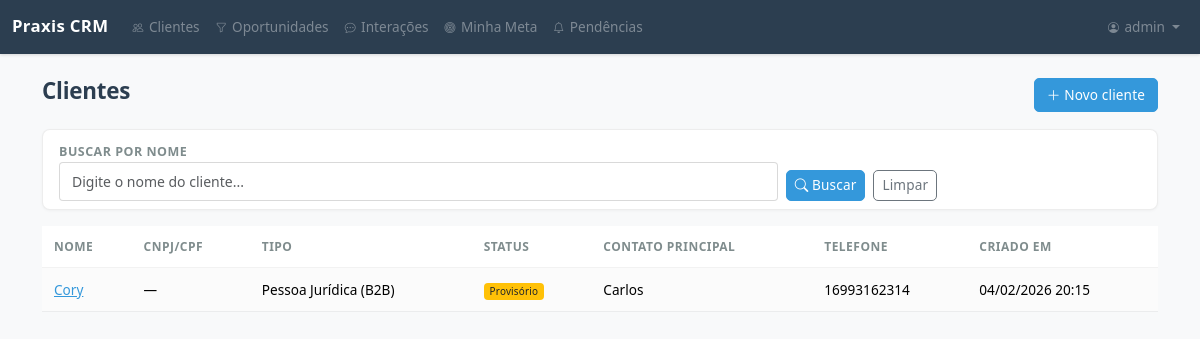
/crm/clientes/ (signed in), run on an earlier commit of the app's database.
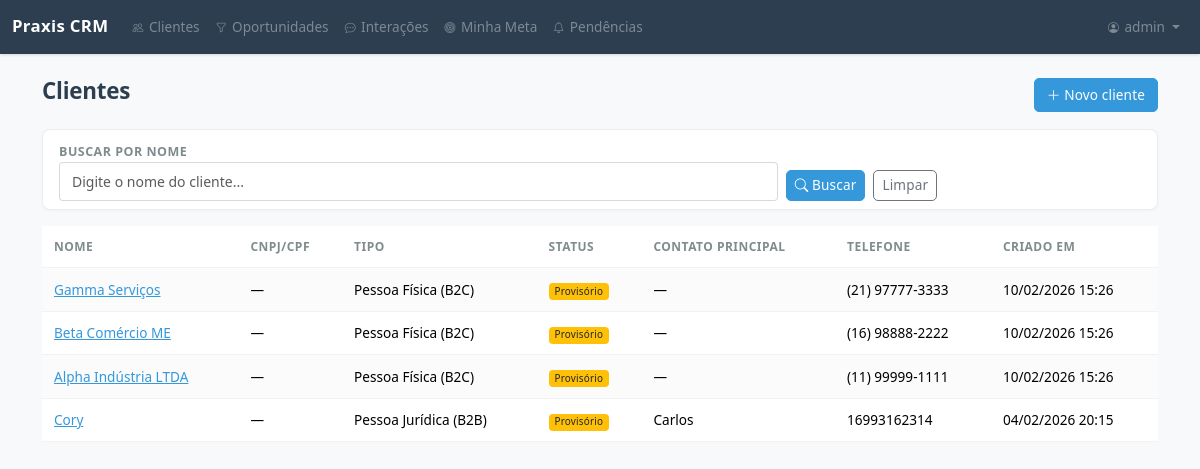
And on a later commit of the database.
### apps/crm/models.py (models this page shows, shortened)
class Cliente(models.Model):
    nome = models.CharField(max_length=200, verbose_name="Nome")
    cnpj_cpf = models.CharField(
        max_length=18, blank=True, default="", verbose_name="CNPJ/CPF"
    )
    telefone = models.CharField(max_length=20, blank=True, verbose_name="Telefone")
    email = models.EmailField(blank=True, verbose_name="E-mail")
    nome_contato_principal = models.CharField(
        max_length=200, blank=True, default="", verbose_name="Contato principal"
    )
    telefone_contato = models.CharField(
        max_length=20, blank=True, default="", verbose_name="Telefone do contato"
    )
    email_contato = models.EmailField(
        blank=True, default="", verbose_name="E-mail do contato"
    )
    tipo = models.CharField(
        max_length=3,
        choices=TipoCliente.choices,
        default=TipoCliente.B2C,
        verbose_name="Tipo",
    )
    status = models.CharField(
        max_length=11,
        choices=StatusCliente.choices,
        default=StatusCliente.PROVISORIO,
        verbose_name="Status",
    )
    criado_por = models.ForeignKey(
        settings.AUTH_USER_MODEL,
        on_delete=models.PROTECT,
        related_name="clientes_criados",
        verbose_name="Criado por",
    )
    criado_em = models.DateTimeField(auto_now_add=True, verbose_name="Criado em")
    atualizado_em = models.DateTimeField(auto_now=True, verbose_name="Atualizado em")
    class Meta:
        verbose_name = "Cliente"
        verbose_name_plural = "Clientes"
        ordering = ["-criado_em"]

### apps/crm/views.py (the view)
# urls.py: path("clientes/", ClienteListView.as_view(), name="cliente_list"),
class ClienteListView(VendedorRequiredMixin, ListView):
    model = Cliente
    template_name = "crm/cliente_list.html"
    context_object_name = "clientes"
    paginate_by = 20
    def get_queryset(self):
        qs = super().get_queryset()
        if hasattr(self.request.user, "perfil") and self.request.user.perfil.is_vendedor:
            qs = qs.filter(criado_por=self.request.user)
        nome = self.request.GET.get("nome", "").strip()
        if nome:
            qs = qs.filter(nome__icontains=nome)
        return qs
    def get_context_data(self, **kwargs):
        ctx = super().get_context_data(**kwargs)
        ctx["filtro_nome"] = self.request.GET.get("nome", "")
        params = self.request.GET.copy()
        params.pop("page", None)
        ctx["filter_params"] = params.urlencode()
        return ctx

### apps/accounts/models.py (called while the page is built)
    @property
    def is_admin(self):
        return self.papel == PerfilUsuario.ADMIN

    @property
    def is_vendedor(self):
        return self.papel == PerfilUsuario.VENDEDOR

    @property
    def is_gestor(self):
        return self.papel == PerfilUsuario.GESTOR

### apps/core/mixins.py (called while the page is built)
    def dispatch(self, request, *args, **kwargs):
        response = super().dispatch(request, *args, **kwargs)
        if hasattr(request.user, "perfil"):
            if request.user.perfil.papel in (
                PerfilUsuario.VENDEDOR,
                PerfilUsuario.GESTOR,
                PerfilUsuario.ADMIN,
            ):
                return response
        raise PermissionDenied

### templates/crm/cliente_list.html (shortened to what this page needs)
{% extends "base.html" %}
{% block content %}
<div class="d-flex justify-content-between align-items-center mb-3">
    <h2>Clientes</h2>
    <a href="{% url 'crm:cliente_create' %}" class="btn btn-primary">
        <i class="bi bi-plus-lg"></i> Novo cliente
    </a>
</div>
<div class="card mb-3">
    <div class="card-body py-2">
        <form method="get" action="">
            <div class="row g-2 align-items-end">
                <div class="col-md-8">
                    <label for="filtro-nome" class="form-label form-label-sm mb-0">Buscar por nome</label>
                    <input type="text" name="nome" id="filtro-nome" class="form-control form-control-sm" placeholder="Digite o nome do cliente..." value="{{ filtro_nome }}">
                </div>
                <div class="col-md-4 d-flex gap-2">
                    <button type="submit" class="btn btn-sm btn-primary">
                        <i class="bi bi-search"></i> Buscar
                    </button>
                    <a href="{{ request.path }}" class="btn btn-sm btn-outline-secondary">Limpar</a>
                </div>
            </div>
        </form>
    </div>
</div>
<div class="table-responsive">
    <table class="table table-striped table-hover">
        <thead>
            <tr>
                <th>Nome</th>
                <th>CNPJ/CPF</th>
                <th>Tipo</th>
                <th>Status</th>
                <th>Contato principal</th>
                <th>Telefone</th>
                <th>Criado em</th>
            </tr>
        </thead>
        <tbody>
            {% for cliente in clientes %}
            <tr>
                <td><a href="{% url 'crm:cliente_detail' cliente.pk %}">{{ cliente.nome }}</a></td>
                <td>{{ cliente.cnpj_cpf|default:"—" }}</td>
                <td>{{ cliente.get_tipo_display }}</td>
                <td>
                    {% if cliente.status == "ATIVO" %}
                    <span class="badge bg-success">{{ cliente.get_status_display }}</span>
                    {% elif cliente.status == "PROVISORIO" %}
                    <span class="badge bg-warning text-dark">{{ cliente.get_status_display }}</span>
                    {% else %}
                    <span class="badge bg-secondary">{{ cliente.get_status_display }}</span>
                    {% endif %}
                </td>
                <td>{{ cliente.nome_contato_principal|default:"—" }}</td>
                <td>{{ cliente.telefone }}</td>
                <td>{{ cliente.criado_em|date:"d/m/Y H:i" }}</td>
            </tr>
            {% empty %}
            <tr>
                <td colspan="7" class="text-center text-muted">Nenhum cliente cadastrado.</td>
            </tr>
            {% endfor %}
        </tbody>
    </table>
</div>
{% endblock %}

What changed in the data, as far as the page shows it:
added Cliente: nome "Gamma Serviços", cnpj_cpf "—", tipo "Pessoa Física (B2C)", status "Provisório", nome_contato_principal "—", telefone "(21) 97777-3333", criado_em "10/02/2026 15:26"
added Cliente: nome "Beta Comércio ME", cnpj_cpf "—", tipo "Pessoa Física (B2C)", status "Provisório", nome_contato_principal "—", telefone "(16) 98888-2222", criado_em "10/02/2026 15:26"
added Cliente: nome "Alpha Indústria LTDA", cnpj_cpf "—", tipo "Pessoa Física (B2C)", status "Provisório", nome_contato_principal "—", telefone "(11) 99999-1111", criado_em "10/02/2026 15:26"
